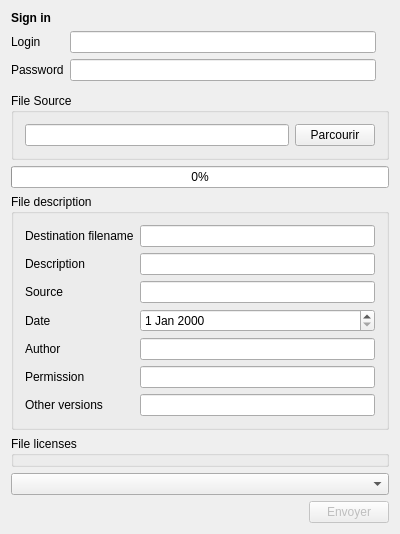
<?xml version="1.0" encoding="UTF-8"?>
<ui version="4.0">
 <class>MainWindow</class>
 <widget class="QMainWindow" name="MainWindow">
  <property name="geometry">
   <rect>
    <x>0</x>
    <y>0</y>
    <width>400</width>
    <height>525</height>
   </rect>
  </property>
  <property name="windowTitle">
   <string>Upload an image</string>
  </property>
  <widget class="QWidget" name="centralWidget">
   <layout class="QGridLayout" name="gridLayout_2">
    <item row="1" column="0">
     <widget class="QGroupBox" name="groupBox">
      <property name="title">
       <string>File Source</string>
      </property>
      <property name="flat">
       <bool>true</bool>
      </property>
      <property name="checkable">
       <bool>false</bool>
      </property>
      <layout class="QHBoxLayout" name="horizontalLayout">
       <item>
        <widget class="QLineEdit" name="lineEdit"/>
       </item>
       <item>
        <widget class="QPushButton" name="parcourir">
         <property name="text">
          <string>Parcourir</string>
         </property>
        </widget>
       </item>
      </layout>
     </widget>
    </item>
    <item row="4" column="0">
     <widget class="QGroupBox" name="groupBox_2">
      <property name="title">
       <string>File description</string>
      </property>
      <property name="flat">
       <bool>true</bool>
      </property>
      <layout class="QGridLayout" name="gridLayout_3">
       <item row="6" column="0">
        <widget class="QLabel" name="versionsLabel">
         <property name="text">
          <string>Other versions</string>
         </property>
        </widget>
       </item>
       <item row="5" column="0">
        <widget class="QLabel" name="permissionLabel">
         <property name="text">
          <string>Permission</string>
         </property>
        </widget>
       </item>
       <item row="3" column="0">
        <widget class="QLabel" name="dateLabel">
         <property name="text">
          <string>Date</string>
         </property>
        </widget>
       </item>
       <item row="6" column="1">
        <widget class="QLineEdit" name="versionsEdit"/>
       </item>
       <item row="5" column="1">
        <widget class="QLineEdit" name="permissionEdit"/>
       </item>
       <item row="1" column="1">
        <widget class="QLineEdit" name="descriptionEdit"/>
       </item>
       <item row="1" column="0">
        <widget class="QLabel" name="label_3">
         <property name="text">
          <string>Description</string>
         </property>
        </widget>
       </item>
       <item row="2" column="1">
        <widget class="QLineEdit" name="sourceEdit"/>
       </item>
       <item row="3" column="1">
        <widget class="QDateEdit" name="dateEdit"/>
       </item>
       <item row="4" column="1">
        <widget class="QLineEdit" name="authorEdit"/>
       </item>
       <item row="0" column="1">
        <widget class="QLineEdit" name="lineEdit_2">
         <property name="focusPolicy">
          <enum>Qt::StrongFocus</enum>
         </property>
        </widget>
       </item>
       <item row="4" column="0">
        <widget class="QLabel" name="authorLabel">
         <property name="text">
          <string>Author</string>
         </property>
        </widget>
       </item>
       <item row="2" column="0">
        <widget class="QLabel" name="sourceLabel">
         <property name="text">
          <string>Source</string>
         </property>
        </widget>
       </item>
       <item row="0" column="0">
        <widget class="QLabel" name="label">
         <property name="text">
          <string>Destination filename</string>
         </property>
        </widget>
       </item>
      </layout>
     </widget>
    </item>
    <item row="0" column="0">
     <layout class="QGridLayout" name="gridLayout">
      <item row="1" column="0">
       <widget class="QLabel" name="mLoginLabel">
        <property name="text">
         <string>Login</string>
        </property>
       </widget>
      </item>
      <item row="1" column="1">
       <widget class="QLineEdit" name="mLoginEdit"/>
      </item>
      <item row="0" column="0">
       <widget class="QLabel" name="label_2">
        <property name="font">
         <font>
          <weight>75</weight>
          <bold>true</bold>
         </font>
        </property>
        <property name="text">
         <string>Sign in</string>
        </property>
        <property name="scaledContents">
         <bool>false</bool>
        </property>
       </widget>
      </item>
      <item row="2" column="0">
       <widget class="QLabel" name="mMdpLabel">
        <property name="text">
         <string>Password</string>
        </property>
       </widget>
      </item>
      <item row="2" column="1">
       <widget class="QLineEdit" name="mMdpEdit">
        <property name="echoMode">
         <enum>QLineEdit::Password</enum>
        </property>
       </widget>
      </item>
      <item row="3" column="0">
       <spacer name="verticalSpacer">
        <property name="orientation">
         <enum>Qt::Vertical</enum>
        </property>
        <property name="sizeHint" stdset="0">
         <size>
          <width>20</width>
          <height>40</height>
         </size>
        </property>
       </spacer>
      </item>
      <item row="1" column="2" rowspan="3">
       <widget class="QLabel" name="previewLabel">
        <property name="text">
         <string/>
        </property>
        <property name="alignment">
         <set>Qt::AlignHCenter|Qt::AlignTop</set>
        </property>
       </widget>
      </item>
     </layout>
    </item>
    <item row="9" column="0">
     <layout class="QHBoxLayout" name="horizontalLayout_2">
      <item>
       <spacer name="horizontalSpacer">
        <property name="orientation">
         <enum>Qt::Horizontal</enum>
        </property>
        <property name="sizeHint" stdset="0">
         <size>
          <width>40</width>
          <height>20</height>
         </size>
        </property>
       </spacer>
      </item>
      <item>
       <widget class="QPushButton" name="pushButton">
        <property name="enabled">
         <bool>false</bool>
        </property>
        <property name="text">
         <string>Envoyer</string>
        </property>
       </widget>
      </item>
     </layout>
    </item>
    <item row="6" column="0">
     <widget class="QGroupBox" name="groupBox_3">
      <property name="layoutDirection">
       <enum>Qt::LeftToRight</enum>
      </property>
      <property name="title">
       <string>File licenses</string>
      </property>
      <property name="flat">
       <bool>true</bool>
      </property>
     </widget>
    </item>
    <item row="7" column="0">
     <widget class="QComboBox" name="comboBox"/>
    </item>
    <item row="3" column="0">
     <widget class="QProgressBar" name="progressBar">
      <property name="enabled">
       <bool>true</bool>
      </property>
      <property name="value">
       <number>0</number>
      </property>
     </widget>
    </item>
   </layout>
  </widget>
 </widget>
 <layoutdefault spacing="6" margin="11"/>
 <tabstops>
  <tabstop>mLoginEdit</tabstop>
  <tabstop>mMdpEdit</tabstop>
  <tabstop>lineEdit</tabstop>
  <tabstop>parcourir</tabstop>
  <tabstop>lineEdit_2</tabstop>
  <tabstop>descriptionEdit</tabstop>
  <tabstop>sourceEdit</tabstop>
  <tabstop>dateEdit</tabstop>
  <tabstop>authorEdit</tabstop>
  <tabstop>permissionEdit</tabstop>
  <tabstop>versionsEdit</tabstop>
  <tabstop>comboBox</tabstop>
  <tabstop>pushButton</tabstop>
 </tabstops>
 <resources/>
 <connections/>
 <slots>
  <slot>parcourirFiles()</slot>
 </slots>
</ui>
